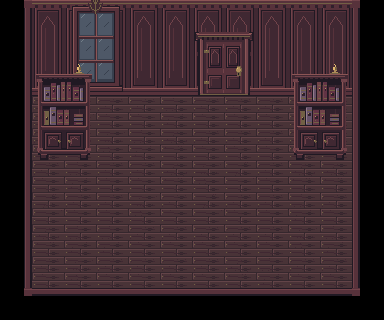

A 2D game scene composited from a Tiled map and its tileset images. What follows is a short description and the map's XML, with every tile layer's data as written:
An orthogonal 12x10 tile map with 32x32 px tiles, 4 tile layers (Floors, Walls, Architecture, Existing furniture), 3 tilesets.

<map version="1.10" orientation="orthogonal" renderorder="right-down" width="12" height="10" tilewidth="32" tileheight="32" infinite="0" nextlayerid="5" nextobjectid="1">
  <tileset firstgid="1" source="../floors.tsx" />
  <tileset firstgid="321" source="../walls.tsx" />
  <tileset firstgid="961" source="../architecture.tsx" />
  <layer id="1" name="Floors" width="12" height="10">
    <data encoding="csv">
0,0,0,0,0,0,0,0,0,0,0,0,
0,129,131,133,129,129,129,129,133,133,129,0,
0,129,129,129,129,129,129,129,129,129,135,0,
0,133,131,129,129,135,129,129,129,133,129,0,
0,129,137,133,135,137,129,129,129,129,129,0,
0,129,135,129,129,137,133,131,129,137,137,0,
0,131,129,129,133,129,131,129,129,135,129,0,
0,137,135,135,129,129,129,129,129,133,135,0,
0,129,133,129,129,129,129,137,135,129,129,0,
0,0,0,0,0,0,0,0,0,0,0,0
</data>
  </layer>
  <layer id="2" name="Walls" width="12" height="10">
    <data encoding="csv">
595,577,587,588,577,577,589,590,577,577,577,596,
593,578,603,604,578,578,605,606,578,578,578,594,
593,579,619,620,579,579,621,622,579,579,579,594,
593,0,0,0,0,0,0,0,0,0,0,594,
593,0,0,0,0,0,0,0,0,0,0,594,
593,0,0,0,0,0,0,0,0,0,0,594,
593,0,0,0,0,0,0,0,0,0,0,594,
593,0,0,0,0,0,0,0,0,0,0,594,
593,0,0,0,0,0,0,0,0,0,0,594,
597,592,592,592,592,592,592,592,592,592,592,598
</data>
  </layer>
  <layer id="3" name="Architecture" width="12" height="10">
    <data encoding="csv">
0,0,0,0,0,0,0,0,0,0,0,0,
0,0,0,0,0,0,1985,1986,0,0,0,0,
0,0,0,0,0,0,2001,2002,0,0,0,0,
0,0,0,0,0,0,0,0,0,0,0,0,
0,0,0,0,0,0,0,0,0,0,0,0,
0,0,0,0,0,0,0,0,0,0,0,0,
0,0,0,0,0,0,0,0,0,0,0,0,
0,0,0,0,0,0,0,0,0,0,0,0,
0,0,0,0,0,0,0,0,0,0,0,0,
0,0,0,0,0,0,0,0,0,0,0,0
</data>
  </layer>
  <layer id="4" name="Existing furniture" width="12" height="10">
    <data encoding="csv">
0,0,0,0,0,0,0,0,0,0,0,0,
0,0,0,0,0,0,0,0,0,0,0,0,
0,1989,1990,0,0,0,0,0,0,1989,1990,0,
0,2005,2006,0,0,0,0,0,0,2005,2006,0,
0,2021,2022,0,0,0,0,0,0,2021,2022,0,
0,0,0,0,0,0,0,0,0,0,0,0,
0,0,0,0,0,0,0,0,0,0,0,0,
0,0,0,0,0,0,0,0,0,0,0,0,
0,0,0,0,0,0,0,0,0,0,0,0,
0,0,0,0,0,0,0,0,0,0,0,0
</data>
  </layer>
</map>
